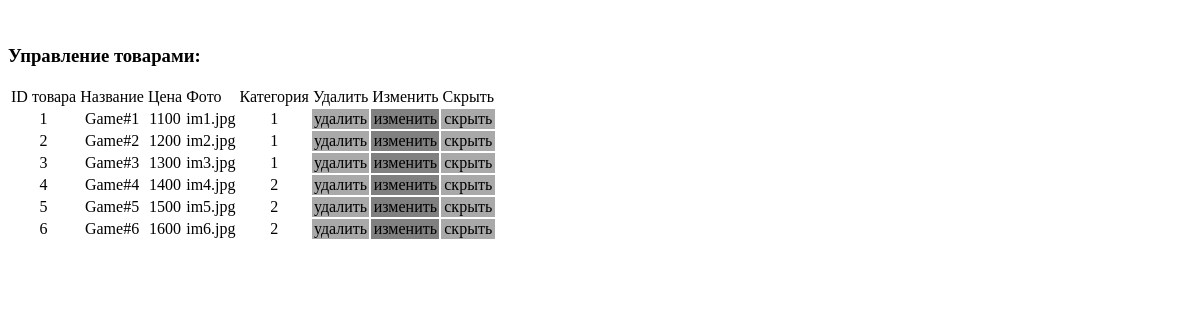
The app's page /shop/www/admin/change-shop.php with its own data.
### tables this page shows
CREATE TABLE IF NOT EXISTS `shop` (
  `shop_id` int(11) NOT NULL AUTO_INCREMENT,
  `category_id` int(11) NOT NULL,
  `name` varchar(255) NOT NULL,
  `price` int(11) NOT NULL,
  `image` varchar(255) NOT NULL,
  PRIMARY KEY (`shop_id`),
  KEY `category_id` (`category_id`),
  KEY `category_id_2` (`category_id`)
);

### shop/www/admin/change-shop.php (the view, shortened to what this page needs)
<?php
    include("include/db_connect.php");
?>﻿
<!DOCTYPE html>
<html>
<head>
<link href="css/style.css" rel="stylesheet" type="text/css" />
</head>
<body>
<h3>Управление товарами:</h3>
<?php
    echo '
    <table>
            <tr id="history-table-in">
                <td>ID товара</td>
                <td>Название</td>
                <td>Цена</td>
                <td>Фото</td>
                <td>Категория</td>
                <td>Удалить</td>
                <td>Изменить</td>
                <td>Скрыть</td>
            </tr>';
    $result = mysql_query("SELECT * FROM shop",$link);
    $shop = mysql_fetch_array($result);
    do{
    echo
    '
            <tr>
                <td id="id_shop"><center>'.$shop['shop_id'].'</center></td>
                <td><center>'.$shop['name'].'</center></td>
                <td><center>'.$shop['price'].'</center></td>
                <td><center>'.$shop['image'].'</center></td>
                <td><center>'.$shop['category_id'].'</center></td>
                <td id="delete-shop"><center>удалить</center></td>
                <td id="change-shop"><center>изменить</center></td>
                <td id="hide-shop"><center>скрыть</center></td>
            </tr>
    ';
    } while ($shop = mysql_fetch_array($result));
?>
</body>
</html>

### shop/www/admin/css/style.css (style rules this page uses)
#delete-shop { background-color: darkgrey; cursor: pointer; }
#change-shop { background-color: grey; cursor: pointer; }
#hide-shop { background-color: darkgrey; cursor: pointer; }

### records on screen
shop: shop_id "1", name "Game#1", price "1100", image "im1.jpg", category "1"
shop: shop_id "2", name "Game#2", price "1200", image "im2.jpg", category "1"
shop: shop_id "3", name "Game#3", price "1300", image "im3.jpg", category "1"
shop: shop_id "4", name "Game#4", price "1400", image "im4.jpg", category "2"
shop: shop_id "5", name "Game#5", price "1500", image "im5.jpg", category "2"
shop: shop_id "6", name "Game#6", price "1600", image "im6.jpg", category "2"
